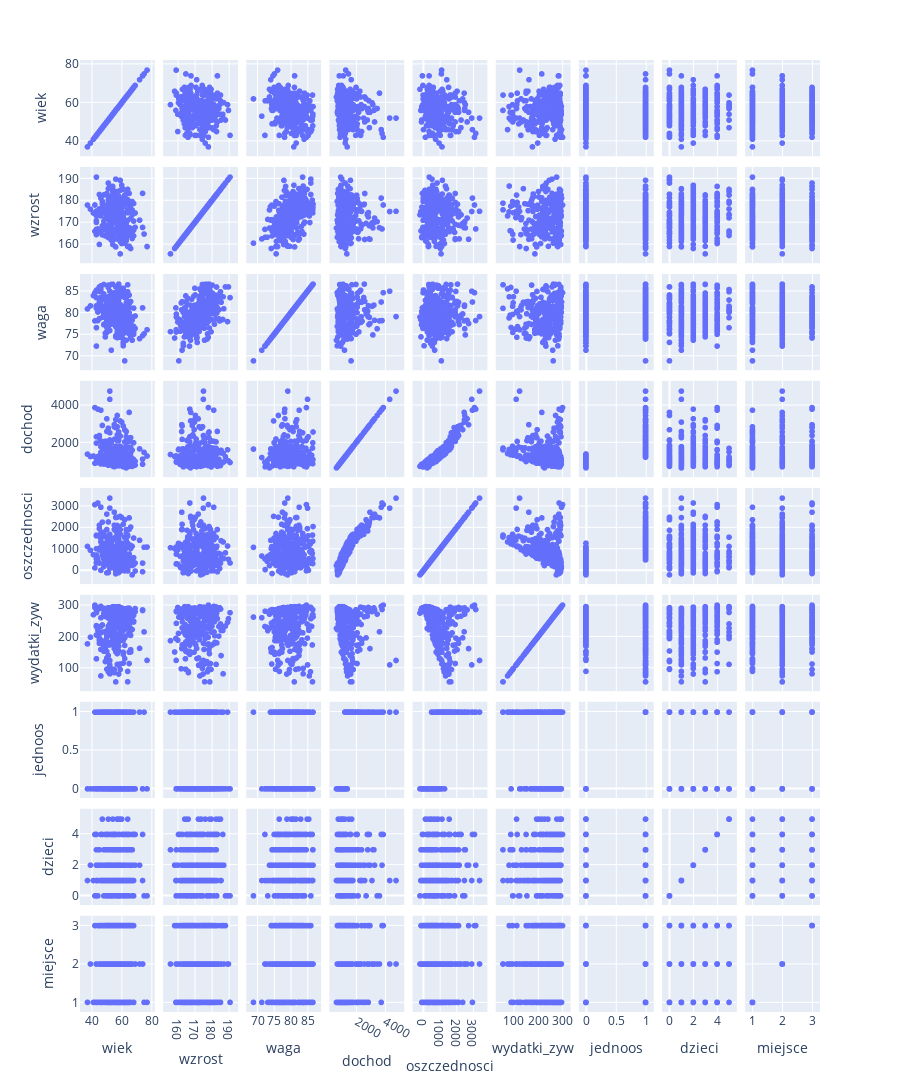

Notebook code for this chart:
### Markdown cell above
## Ex. 2

### Code cell
px.scatter_matrix(dataframe, dimensions=['wiek', 'wzrost', 'waga', 'dochod', 'oszczednosci', 'wydatki_zyw', 'jednoos', 'dzieci', 'miejsce'], height=1500).show()

### Figure 1 — Plotly figure (JSON) as saved in the notebook; plotly's stock layout.template omitted (floating-point values rounded to 4 significant figures; data arrays with more than 128 entries replaced by an {"elided": "..."} marker saying what was removed)
{"data": [{"dimensions": [{"axis": {"matches": true}, "label": "wiek", "values": {"elided": "304 int values"}}, {"axis": {"matches": true}, "label": "wzrost", "values": {"elided": "304 float values"}}, {"axis": {"matches": true}, "label": "waga", "values": {"elided": "304 float values"}}, {"axis": {"matches": true}, "label": "dochod", "values": {"elided": "304 float values"}}, {"axis": {"matches": true}, "label": "oszczednosci", "values": {"elided": "304 float values"}}, {"axis": {"matches": true}, "label": "wydatki_zyw", "values": {"elided": "304 float values"}}, {"axis": {"matches": true}, "label": "jednoos", "values": {"elided": "304 int values"}}, {"axis": {"matches": true}, "label": "dzieci", "values": {"elided": "304 int values"}}, {"axis": {"matches": true}, "label": "miejsce", "values": {"elided": "304 int values"}}], "hovertemplate": "%{xaxis.title.text}=%{x}<br>%{yaxis.title.text}=%{y}<extra></extra>", "legendgroup": "", "marker": {"color": "#636efa", "symbol": "circle"}, "name": "", "showlegend": false, "type": "splom"}], "layout": {"dragmode": "select", "height": 1500, "legend": {"tracegroupgap": 0}, "margin": {"t": 60}}}
